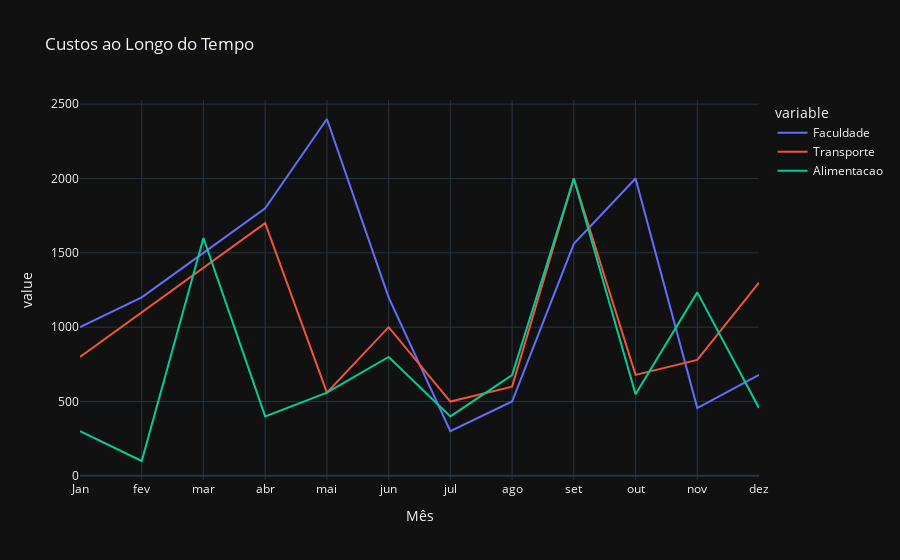

Notebook code for this chart:
### Code cell
import pandas as pd
import plotly.express as px

# DataFrame de exemplo
data = {'Mês': ['Jan', 'fev', 'mar', 'abr', 'mai', 'jun', 'jul', 'ago','set', 'out', 'nov', 'dez'],
        'Faculdade': [1000, 1200, 1500, 1800, 2400, 1200, 300,500, 1560, 2000,456,679],
        'Transporte': [800, 1100, 1400, 1700, 560, 1000, 500,600, 2000, 679, 780, 1300],
        'Alimentacao': [300, 100, 1600, 400, 560, 800, 400, 678, 2000, 549, 1234,457]}
df = pd.DataFrame(data)

# Gráfico de linhas com múltiplas séries
fig = px.line(df, x='Mês', y=['Faculdade', 'Transporte', 'Alimentacao'], 
              title='Custos ao Longo do Tempo', 
              template='plotly_dark')
fig.show()

### Figure 1 — Plotly figure (JSON) as saved in the notebook; plotly's stock layout.template omitted (floating-point values rounded to 4 significant figures)
{"data": [{"hovertemplate": "variable=Faculdade<br>Mês=%{x}<br>value=%{y}<extra></extra>", "legendgroup": "Faculdade", "line": {"color": "#636efa", "dash": "solid"}, "marker": {"symbol": "circle"}, "mode": "lines", "name": "Faculdade", "orientation": "v", "showlegend": true, "x": ["Jan", "fev", "mar", "abr", "mai", "jun", "jul", "ago", "set", "out", "nov", "dez"], "xaxis": "x", "y": [1000, 1200, 1500, 1800, 2400, 1200, 300, 500, 1560, 2000, 456, 679], "yaxis": "y", "type": "scatter"}, {"hovertemplate": "variable=Transporte<br>Mês=%{x}<br>value=%{y}<extra></extra>", "legendgroup": "Transporte", "line": {"color": "#EF553B", "dash": "solid"}, "marker": {"symbol": "circle"}, "mode": "lines", "name": "Transporte", "orientation": "v", "showlegend": true, "x": ["Jan", "fev", "mar", "abr", "mai", "jun", "jul", "ago", "set", "out", "nov", "dez"], "xaxis": "x", "y": [800, 1100, 1400, 1700, 560, 1000, 500, 600, 2000, 679, 780, 1300], "yaxis": "y", "type": "scatter"}, {"hovertemplate": "variable=Alimentacao<br>Mês=%{x}<br>value=%{y}<extra></extra>", "legendgroup": "Alimentacao", "line": {"color": "#00cc96", "dash": "solid"}, "marker": {"symbol": "circle"}, "mode": "lines", "name": "Alimentacao", "orientation": "v", "showlegend": true, "x": ["Jan", "fev", "mar", "abr", "mai", "jun", "jul", "ago", "set", "out", "nov", "dez"], "xaxis": "x", "y": [300, 100, 1600, 400, 560, 800, 400, 678, 2000, 549, 1234, 457], "yaxis": "y", "type": "scatter"}], "layout": {"xaxis": {"anchor": "y", "domain": [0, 1], "title": {"text": "Mês"}}, "yaxis": {"anchor": "x", "domain": [0, 1], "title": {"text": "value"}}, "legend": {"title": {"text": "variable"}, "tracegroupgap": 0}, "title": {"text": "Custos ao Longo do Tempo"}}}
